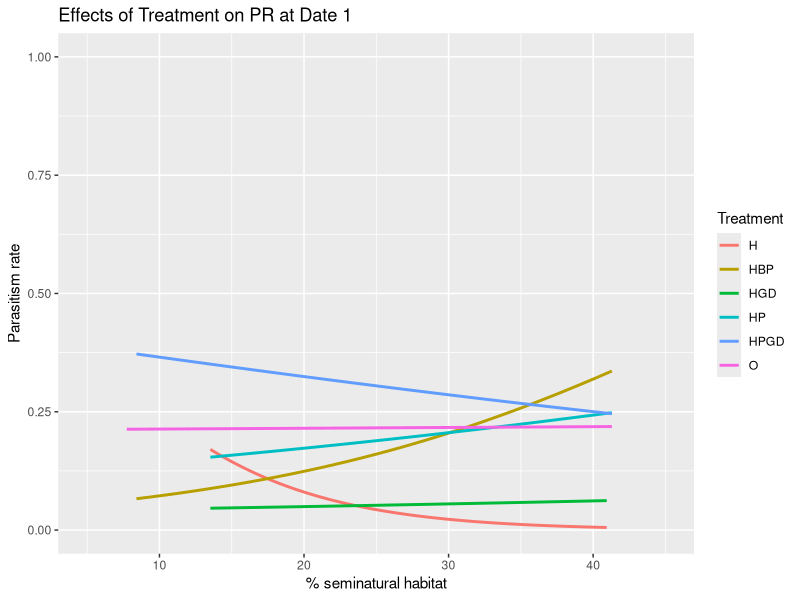
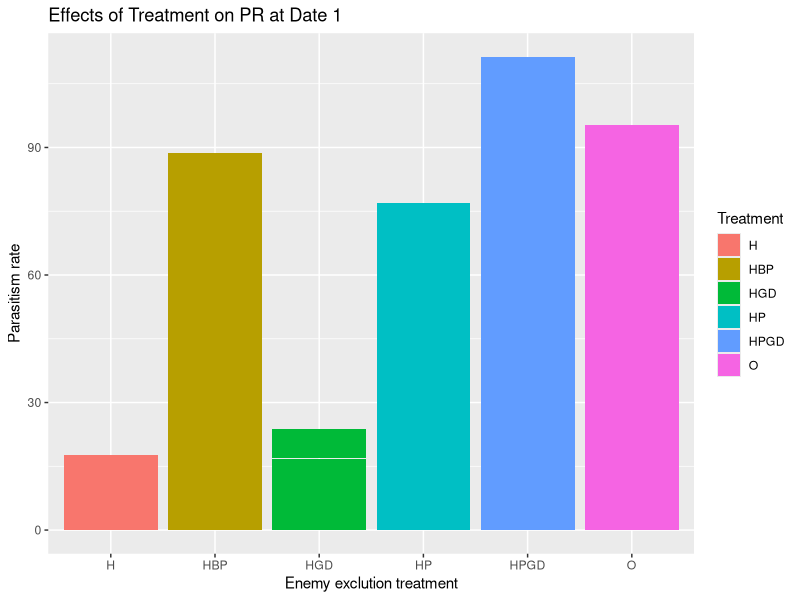

Recreate these plots in R, in order.
#Date1_parasitism rate

#import data file
library(readr)
Data1 <- read.table("Project data.csv", header = TRUE, dec = ",", sep =";")

#dataframe for sampling date1 
DATE1 <- Data1[Data1$Date == "1", ]
DATE1_200 <-  subset(DATE1, DATE1$BUFF_DIST == "200")

#########Line graph##############
# parasitism rate
PR_D1_line　<- DATE1_200$aphid_parasitized/(DATE1_200$aphid_live + DATE1_200$aphid_parasitized)

#dataframe including Parasitism rate at date1
DATE1PR_line <- data.frame(DATE1_200,PR_D1_line)

#line plot
library(ggplot2)
PR_D1_line <- ggplot(DATE1PR_line, aes(x = Pt.seminatural, y = PR_D1_line, color = Treatment))
PR_D1_line <- PR_D1_line + labs(x= "% seminatural habitat", y="Parasitism rate", title = "Effects of Treatment on PR at Date 1")
# for scatter plot: use geom_point()
PR_D1_line <- PR_D1_line + geom_smooth(method = "glm", method.args = list(family = binomial), se = F)
PR_D1_line <- PR_D1_line +xlim(5,45) +ylim(0, 1)
print(PR_D1_line)

#########Bar graph##############
# parasitism rate 
PR_D1_bar　<- DATE1$aphid_parasitized/(DATE1$aphid_live + DATE1$aphid_parasitized)

#add parasitism rate to the dataframe 
DATE1PR_bar <- data.frame(DATE1,PR_D1_bar)

#plot
library(ggplot2)
Bar_PRD1 <- ggplot(DATE1PR_bar, aes(x = Treatment, y = PR_D1_bar, fill = Treatment))
Bar_PRD1 <- Bar_PRD1 + geom_bar(stat = "identity")
Bar_PRD1 <- Bar_PRD1 + labs(x= "Enemy exclution treatment", y="Parasitism rate", title = "Effects of Treatment on PR at Date 1")
plot(Bar_PRD1)

